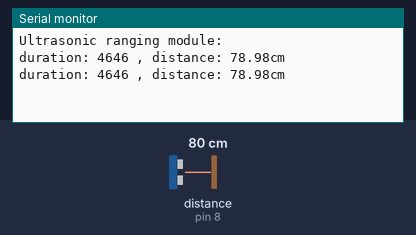
This sketch was run on a simulated Arduino Uno, built with avr-gcc and run on an emulated ATmega328P. Parts: the last lines printed to the serial monitor. Wiring (inferred from the names in the program): ultrasonic range finder: trigger pin 7; echo pin 8. The inputs (shaded band) are chosen by the test bench; at power-on: distance to the obstacle (sensor on pin 8) 80 cm. The echo pulse lasts 58.3 µs per cm.

Above: at 1.8 s.
1.9 s: distance to the obstacle (sensor on pin 8) set to 2 cm
At 2.7 s:
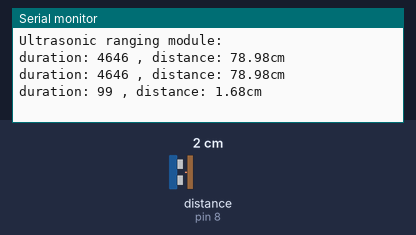
3.4 s: distance to the obstacle (sensor on pin 8) set to 4 cm
At 4.4 s:
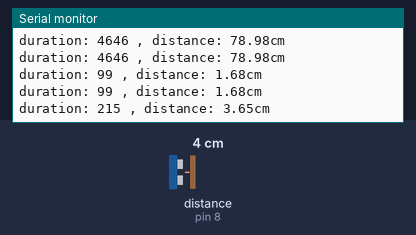
Timing chart, 0 to 6.4 s (numbered marks = the images above; inputs shaded):
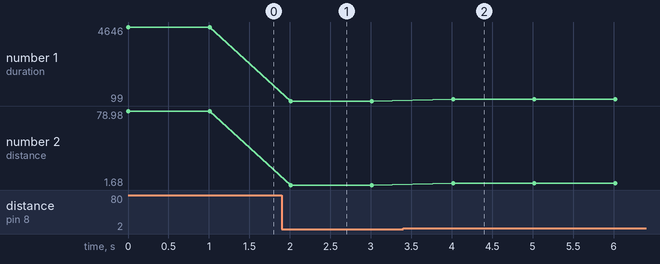

Measured:
- after the input at 1.9 s, the serial monitor: prints a new line after 0.11 s (image 1)
- after the input at 3.4 s, the serial monitor: prints a new line after 0.62 s (image 2)
- plotted number 1: 4646 → 99 after the input at 1.9 s, 99 → 216 after the input at 3.4 s
- plotted number 2: 78.98 → 1.68 after the input at 1.9 s, 1.68 → 3.67 after the input at 3.4 s

The sketch:

sunil.ino
```cpp
//HC RS04 Ultrasonic ranging module
int triggerPort = 7;
int echoPort = 8;

void setup() {

pinMode( triggerPort, OUTPUT );
pinMode( echoPort, INPUT );
Serial.begin( 115200 );
Serial.println( "Ultrasonic ranging module: ");

}

void loop() {
digitalWrite(triggerPort, LOW);			// set to LOW trigger's output
digitalWrite(triggerPort, HIGH);		// send a 10us pulse to the trigger
delayMicroseconds( 10 );
digitalWrite(triggerPort, LOW);

long duration = pulseIn(echoPort, HIGH);

long r = 3.4 * duration / 2;			// here we calculate the distance using duration

float distance = r / 100.00;


Serial.print("duration: ");
Serial.print(duration);
Serial.print(" , ");
Serial.print("distance: ");


if( duration > 38000 ) Serial.println("out of reach");		// if duration in greather than 38ms, the obstacle is out of reach
else { Serial.print(distance); Serial.println("cm");}


delay( 1000 );							// wait for 1s
}
```
